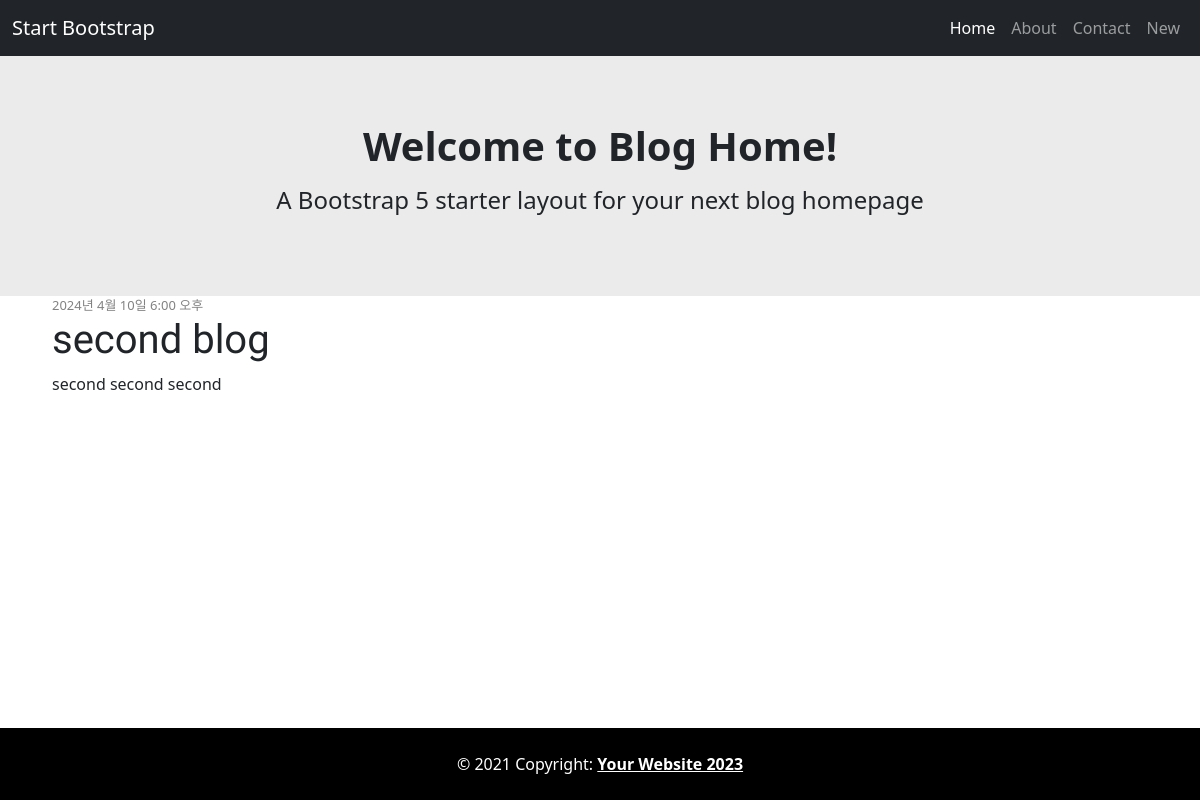
The app's page /post/2/ with its own data.
### blog/models.py (models this page shows, shortened)
class Post(models.Model):
    author = models.ForeignKey(settings.AUTH_USER_MODEL, on_delete=models.CASCADE)
    title = models.CharField(max_length=200)
    text = models.TextField()
    created_date = models.DateTimeField(default=timezone.now)
    published_date = models.DateTimeField(blank=True, null=True)

### blog/views.py (the view)
# urls.py: path('post/<int:pk>/', views.post_detail, name='post_detail'),
def post_detail(request, pk):
    post = get_object_or_404(Post, pk=pk)
    return render(request, 'blog/post_detail.html', {'post': post})

### blog/templates/blog/post_detail.html
{% extends 'blog/base.html' %}
{% block content %}
    <div class="post">
        {% if post.published_date %}
            <div class="date">
                {{ post.published_date }}
            </div>
        {% endif %}
        <h1 class = 'post-title' style="font-family: 'Lobster';">{{ post.title }}</h1>
        <p>{{ post.text|linebreaksbr }}</p>
    </div>
{% endblock %}

### blog/static/css/blog.css (style rules this page uses)
.date { color: #828282; font-size: small; }
.post { margin-bottom: 70px; }

### records on screen
Post: published_date "2024년 4월 10일 6:00 오후", title "second blog", text "second second second"
